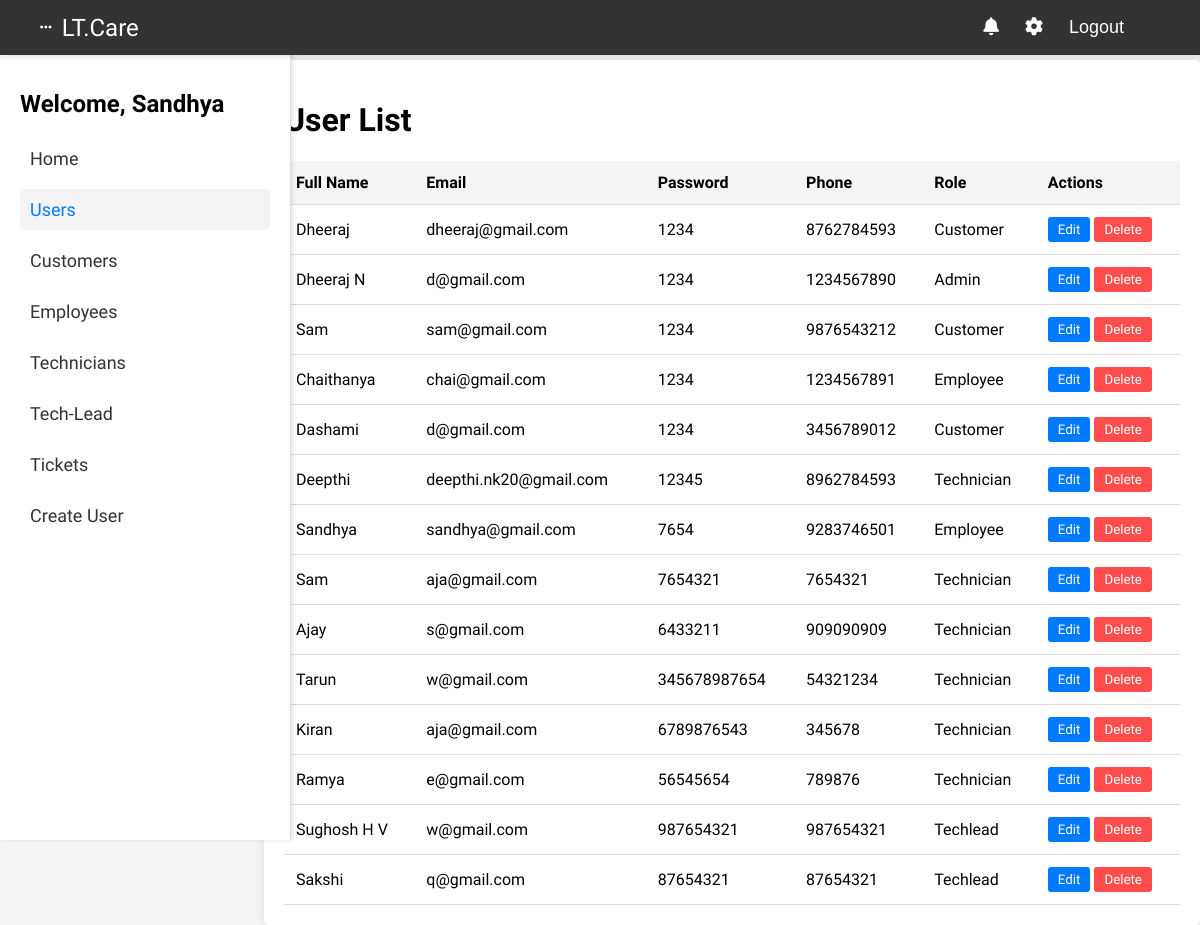
Screenshot of /view_user/ (signed in) with the database file from the repository.
### authuser/models.py (models this page shows, shortened)
class AuthUser(models.Model):
    cid = models.AutoField(primary_key=True)
    fullname= models.CharField(max_length=200)
    email = models.CharField(max_length= 200)
    phone = models.IntegerField()
    password = models.CharField(max_length=50)
    role = models.CharField(max_length=50, blank=True)

### authuser/views.py (the view)
# urls.py: path('view_user/',views.ViewStaff.as_view(),name='view_user'),
class ViewStaff(TemplateView):
    template_name = 'view_user.html'
    def get_context_data(self, **kwargs):
        context =  super().get_context_data(**kwargs)
        print("***********:request ", self.request.session["user_data"])
        userdata = AuthUser.objects.all()
        tickets = Ticket.objects.select_related('cid').all()
        context['tickets'] = tickets
        context['userdata'] = userdata
        context["currentuser"] = self.request.session["user_data"]
        return context

### templates/view_user.html (shortened to what this page needs)
{% load static %}
<!DOCTYPE html>
<html lang="en">
<head>
    <link rel="stylesheet" href="https://cdnjs.cloudflare.com/ajax/libs/font-awesome/6.0.0-beta3/css/all.min.css">
</head>
<body>
    <header class="navbar">
        <div class="logo">
            <button class="sidebar-toggle show" onclick="toggleSidebar()"><i class="fas fa-ellipsis-h"></i></button>
            LT.Care
        </div>
        <div class="nav-buttons">
            <button class="btn"><i class="fas fa-bell"></i></button>
            <button class="btn"><i class="fas fa-cog"></i></button>
            <button class="logout-btn">Logout</button>
        </div>
    </header>
    <div class="container">
        <aside class="sidebar" id="sidebar">
            <ul class="sidebar-menu">
                <h1> Welcome, {{ currentuser }}</h1>
                <li><a href="#" data-target="homesection">Home</a></li>
                <li><a href="#" data-target="userSection" class="active">Users</a></li>
                <li><a href="#" data-target="customerSection">Customers</a></li>
                <li><a href="#" data-target="employeeSection">Employees</a></li>
                <li><a href="#" data-target="technicianSection">Technicians</a></li>
                <li><a href="#" data-target="techleadSection">Tech-Lead</a></li>
                <li><a href="#" data-target="ticketSection">Tickets</a></li>
                <li><a href="#" data-target="createuser">Create User</a></li>
            </ul>
        </aside>
        <main class="content" id="content">
            {% block sidebar %}
            <div id="userSection" class="section active">
                <h1>User List</h1>
                <table class="user-table" id="userTable">
                    <thead>
                        <tr>
                            <th>Full Name</th>
                            <th>Email</th>
                            <th>Password</th>
                            <th>Phone</th>
                            <th>Role</th>
                            <th>Actions</th>
                        </tr>
                    </thead>
                    <tbody>
                        {% for user in userdata %}
                        <tr class="user-row" data-role="{{ user.role }}" id="row-{{ user.cid }}">
                            <td class="fullname">{{ user.fullname }}</td>
                            <td class="email">{{ user.email }}</td>
                            <td class="password">{{ user.password }}</td>
                            <td class="phone">{{ user.phone }}</td>
                            <td class="role">{{ user.role }}</td>
                            <td>
                                <button class="edit-btn" onclick="editRow('{{ user.cid }}')">Edit</button>
                                <button class="delete-btn" onclick="deleteUser('{{ user.cid }}')">Delete</button>
                            </td>
                        </tr>
                        {% endfor %}
                    </tbody>
                </table>
            </div>
            {% endblock %}
        </main>
    </div>
</body>
</html>

### templates/view_user.html (style rules this page uses)
body { font-family: "Inria Sans", sans-serif; margin: 0; padding: 0; background-color: #f4f4f4; display: flex; flex-direction: column; height: 100vh; }
.navbar { background-color: #333; color: white; padding: 10px 30px; display: flex; justify-content: space-between; align-items: center; box-shadow: 0 2px 4px rgba(0, 0, 0, 0.1); position: fixed; top: 0; left: 0; width: 100%; z-index: 1000; font-family: "Inria Sans", sans-serif; }
.logo { font-size: 24px; font-weight: 500; display: flex; align-items: center; }
.sidebar-toggle { display: none; background-color: #00000000; color: white; border: none; border-radius: 50%; padding: 10px; cursor: pointer; z-index: 101; }
.sidebar-toggle.show { display: block; }
.nav-buttons .btn { background: none; border: none; color: white; font-size: 18px; margin-left: 10px; cursor: pointer; }
.logout-btn { margin-right: 100px; background: none; border: none; color: white; font-size: 18px; margin-left: 10px; cursor: pointer; }
.container { display: flex; flex: 1; }
.sidebar { width: 250px; background-color: #fff; padding: 20px; box-shadow: 2px 0 4px rgba(0, 0, 0, 0.1); height: calc(100vh - 50px); position: fixed; top: 50px; left: 0; overflow-y: auto; transition: transform 0.3s ease; z-index: 100; border-right: 1px solid #ddd; }
.sidebar .sidebar-menu { list-style: none; padding: 0; margin: 0; }
.sidebar .sidebar-menu li { margin-bottom: 10px; }
.sidebar .sidebar-menu a { text-decoration: none; color: #333; font-size: 18px; display: flex; align-items: center; padding: 10px; border-radius: 5px; }
.sidebar .sidebar-menu a.active, .sidebar .sidebar-menu a:hover { color: #007bff; background-color: #f4f4f4; }
.content { flex: 1; padding: 20px; margin-top: 5%; margin-left: 22%; background-color: #fff; border-radius: 5px; box-shadow: 0 0 10px rgba(0, 0, 0, 0.1); overflow-y: auto; transition: margin-left 0.3s ease; }
.section { display: none; }
.section.active { display: block; }
.user-table, .ticket-table { width: 100%; border-collapse: collapse; }
.user-table th, .user-table td, .ticket-table th, .ticket-table td { padding: 12px; text-align: left; border-bottom: 1px solid #ddd; }
.user-table th, .ticket-table th { background-color: #f4f4f4; }
.delete-btn { background-color: #ff4d4d; color: white; border: none; padding: 5px 10px; cursor: pointer; border-radius: 3px; font-family: "Inria Sans", sans-serif; }
.edit-btn { background-color: #007bff; color: white; border: none; padding: 5px 10px; font-family: "Inria Sans", sans-serif; cursor: pointer; border-radius: 3px; }

### rows the page displays
AuthUser: fullname "Sandhya", email "sandhya@gmail.com", password "7654", phone "9283746501", role "Employee"
AuthUser: fullname "Dheeraj", email "dheeraj@gmail.com", password "1234", phone "8762784593", role "Customer"
AuthUser: fullname "Dheeraj N", email "d@gmail.com", password "1234", phone "1234567890", role "Admin"
AuthUser: fullname "Sam", email "sam@gmail.com", password "1234", phone "9876543212", role "Customer"
AuthUser: fullname "Chaithanya", email "chai@gmail.com", password "1234", phone "1234567891", role "Employee"
AuthUser: fullname "Dashami", email "d@gmail.com", password "1234", phone "3456789012", role "Customer"
AuthUser: fullname "Deepthi", email "deepthi.nk20@gmail.com", password "12345", phone "8962784593", role "Technician"
AuthUser: fullname "Sam", email "aja@gmail.com", password "7654321", phone "7654321", role "Technician"
AuthUser: fullname "Ajay", email "s@gmail.com", password "6433211", phone "909090909", role "Technician"
AuthUser: fullname "Tarun", email "w@gmail.com", password "345678987654", phone "54321234", role "Technician"
AuthUser: fullname "Kiran", email "aja@gmail.com", password "6789876543", phone "345678", role "Technician"
AuthUser: fullname "Ramya", email "e@gmail.com", password "56545654", phone "789876", role "Technician"
AuthUser: fullname "Sughosh H V", email "w@gmail.com", password "987654321", phone "987654321", role "Techlead"
AuthUser: fullname "Sakshi", email "q@gmail.com", password "87654321", phone "87654321", role "Techlead"
